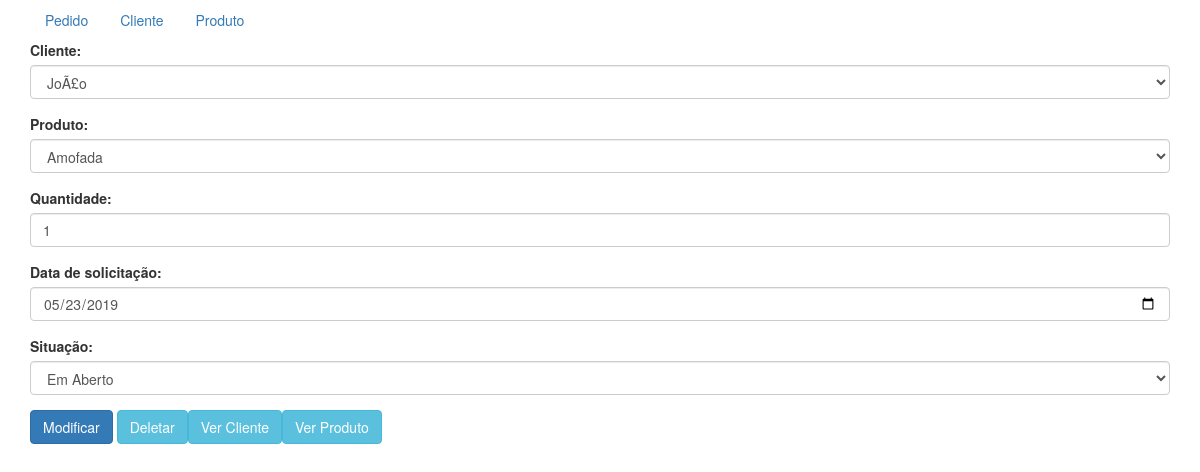
The page /detalhePedido.php?acao=select&codigo=2 on the database its author committed.
### tables this page shows
CREATE TABLE `pedido` (
  `cod_pedido` int(4) NOT NULL,
  `cod_produto` int(4) NOT NULL,
  `cod_cliente` int(4) NOT NULL,
  `data_pedido` date NOT NULL,
  `qntd` int(4) DEFAULT NULL,
  `situacao` varchar(10) DEFAULT NULL
);

### conexao.php (called while the page is built, shortened)
<?php
    class Tabela {
        protected function select($tipo) {
            switch ($tipo) {
                case "Pedido":
                    return (string) "SELECT ped.cod_pedido 'Código', "
                            . "cli.nome_cliente 'Nome Cliente', cli.cpf 'CPF', "
                            . "cli.email 'Email', ped.data_pedido 'Data', "
                            . "pro.cod_barra 'Codigo Barras', pro.nome_produto "
                            . "'Nome Produto', pro.preco 'Preço', ped.qntd "
                            . "'Quantidade', ped.situacao 'Situação' FROM pedido "
                            . "ped, cliente cli, produto pro WHERE "
                            . "ped.cod_cliente = cli.cod_cliente AND "
                            . "ped.cod_produto = pro.cod_produto ";
                break;
                case "Cliente":
                    return (string) "SELECT cod_cliente 'Código', nome_cliente "
                            . "'Nome', cpf 'CPF', data_nasc 'Data Nascimento', "
                            . "email 'Email' FROM cliente WHERE cod_cliente = ";
                break;
                case "Produto":
                    return (string) "SELECT cod_produto 'Código', nome_produto "
                            . "'Nome', cod_barra 'Código de Barra', descricao "
                            . "'Descrição', preco 'Preço' FROM produto WHERE "
                            . "cod_produto = ";
                break;
            }
        }
    }
    class Pedido extends Tabela {
        public function select($cod_pedido = null, $cod_produto =
                "ped.cod_produto", $cod_cliente = "ped.cod_cliente",
                $data_pedido = "ped.data_pedido", $qntd = "ped.qntd", $situacao
                = "ped.situacao") {
            if ($cod_pedido == null) {
                return (string) parent::select("Pedido") . " ORDER BY "
                        . "ped.cod_pedido DESC";
            } else {
                return (string) parent::select("Pedido") . " AND ped.cod_pedido = "
                        . "$cod_pedido AND ped.cod_cliente = $cod_cliente  AND "
                        . "ped.cod_produto = $cod_produto AND ped.data_pedido = "
                        . "$data_pedido AND ped.qntd = $qntd AND ped.situacao = "
                        . "$situacao ORDER BY ped.cod_pedido DESC";
            }
        }
    }
    class Cliente extends Tabela {
        public function select($cod_cliente = null, $nome_cliente =
                "nome_cliente", $cpf = "cpf", $data_nasc = "data_nasc", $email =
                "email") {
            if ($cod_cliente == null) {
                return (string) parent::select("Cliente") . "cod_cliente ORDER "
                        . "BY cod_cliente DESC";
            } else {
                return (string) parent::select("Cliente") . "$cod_cliente AND "
                        . "nome_cliente = $nome_cliente  AND cpf = $cpf AND "
                        . "data_nasc = $data_nasc AND email = $email ORDER BY "
                        . "cod_cliente DESC";
            }
        }
    }
    class Produto extends Tabela {
        public function select($cod_produto = null, $nome_produto =
                "nome_produto", $descricao = "descricao", $cod_barra =
                "cod_barra", $preco = "preco") {
            if ($cod_produto == null) {
                return (string) parent::select("Produto") . "cod_produto ORDER "
                        . "BY cod_produto DESC";
            } else {
                return (string) parent::select("Produto") . "$cod_produto AND "
                        . "nome_produto = $nome_produto  AND descricao = "
                        . "$descricao AND cod_barra = $cod_barra AND preco = "
                        . "$preco ORDER BY cod_produto DESC";
            }
        }
    }
    class Buider {
        public function Builder($tipo = null) {
            switch ($tipo) {
                case "Pedido":
                    return new Pedido();
                break;
                case "Cliente":
                    return new Cliente();
                break;
                case "Produto":
                    return new Produto();
                break;
            }
        }
    }
    $build = new Buider();
?>

### detalhePedido.php (the view, shortened to what this page needs)
<?php
    include 'conexao.php';
    include 'index.php';
        $codigo = $_GET['codigo'];
        $codigoC = 0;
        $codigoP = 0;
        $acao = $_GET['acao'];
        $query = $build->Builder("Pedido");
        if ($acao == "select") {
            $result = $conn->query($query->select($codigo));
            $result = $result->fetch_assoc();
        } else {
            $result = $conn->query($query->select(0));
            $result = $result->fetch_assoc();
        }
        $query = $build->Builder("Produto");
        $result1 = $conn->query($query->select());
        $query = $build->Builder("Cliente");
        $result2 = $conn->query($query->select());
?>
        <div class='container'>
            <form method="post"
            <?php
                if ($acao == "select") {
                    echo "action='acao.php?acao=update&codigo=$codigo&tabela=Pedido'";
                } else {
                    echo "action='acao.php?acao=insert&codigo=$codigo&tabela=Pedido'";
                }
            ?>>
                <div class="form-group">
                    <label for="Cliente">Cliente:</label>
                    <select required class="form-control" id="cliente" name="cliente">
            <?php
                while ($row = $result2->fetch_assoc()) {
                    echo "<option value='{$row['Código']}' ";
                    if ($result['Nome Cliente'] == $row['Nome'] and $codigo <> 0) {
                        echo "selected";
                    }
                    echo ">{$row['Nome']}</option>";
                }
            ?>
                    </select>
                </div>
                <div class="form-group">
                    <label for="produto">Produto:</label>
                    <select required class="form-control" id="produto" name="produto">
            <?php
                while ($row = $result1->fetch_assoc()) {
                    echo "<option value='{$row['Código']}' ";
                    if ($result['Nome Produto'] == $row['Nome'] and $codigo <> 0) {
                        echo "selected";
                    }
                    echo ">{$row['Nome']}</option>";
                }
            ?>
                    </select>
                </div>
                <div class="form-group">
                    <label for="qntd">Quantidade:</label>
                    <input required type="number" class="form-control" id="qntd" min="1" name="qntd" value="<?php
                        if ($codigo <> 0) {
                            echo $result['Quantidade'];
                    }?>" min="1">
                </div>
                <div class="form-group">
                    <label for="data">Data de solicitação:</label>
                    <input required type="date" class="form-control" id="data" name="data" value="<?php
                        if ($codigo <> 0) {
                            echo $result["Data"];
                    }?>">
                </div>
                <div class="form-group">
                    <label for="situacao">Situação:</label>
                    <select required class="form-control" id="situacao" name="situacao">
                        <option value="Em Aberto" <?php if ($result['Situação']
                                == "Em Aberto" and $codigo <> 0) {
                                echo "selected";
                            }?>>Em Aberto</option>
                    </select>
                </div>
                <button type="submit" class="btn btn-primary">Modificar</button>
                <?php
                    if ($acao == "select") {
                        echo "<a href='acao.php?acao=delete&codigo=$codigo&tabela=Pedido>'"
                                . "class='btn btn-info' role='button'>Deletar</a>";
                        echo "<a href='detalheCliente.php?acao=select&codigo="
                            . "$codigoC' class='btn btn-info' role='button'>Ver "
                            . "Cliente</a>";
                        echo "<a href='detalheProduto.php?acao=select&codigo="
                            . "$codigoP'class='btn btn-info' role='button'>Ver "
                            . "Produto</a>";
                    }
                    $conn->close(); ?>
            </form>
        </div>
    </body>
</html>

### rows shown on the page
pedido: qntd "1", data "05/23/2019", situacao "Em Aberto"

### other values the page prints
form field cliente "JoÃ£o"
form field produto "Amofada"
